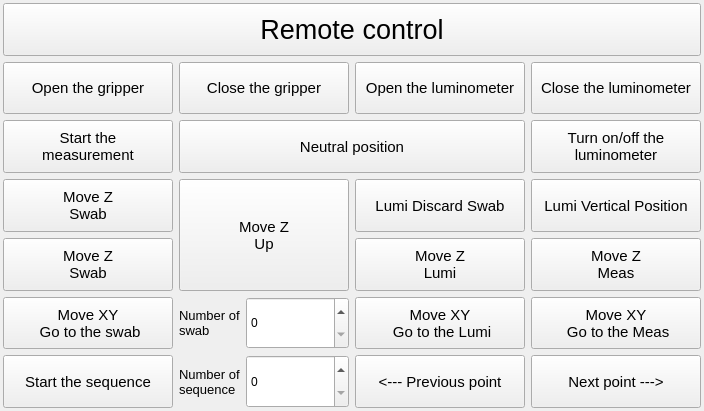
     <widget class="QWidget" name="gridLayoutWidget_6">
      <property name="geometry">
       <rect>
        <x>580</x>
        <y>220</y>
        <width>704</width>
        <height>411</height>
       </rect>
      </property>
      <layout class="QGridLayout" name="gridLayout_6">
       <property name="leftMargin">
        <number>3</number>
       </property>
       <property name="topMargin">
        <number>3</number>
       </property>
       <property name="rightMargin">
        <number>3</number>
       </property>
       <property name="bottomMargin">
        <number>3</number>
       </property>
       <item row="2" column="1" colspan="2">
        <widget class="QPushButton" name="LabNeutralPositionButton">
         <property name="sizePolicy">
          <sizepolicy hsizetype="Minimum" vsizetype="Minimum">
           <horstretch>0</horstretch>
           <verstretch>0</verstretch>
          </sizepolicy>
         </property>
         <property name="font">
          <font>
           <pointsize>11</pointsize>
           <weight>50</weight>
           <bold>false</bold>
           <kerning>true</kerning>
          </font>
         </property>
         <property name="text">
          <string>Neutral position</string>
         </property>
         <property name="autoDefault">
          <bool>false</bool>
         </property>
         <property name="default">
          <bool>false</bool>
         </property>
         <property name="flat">
          <bool>false</bool>
         </property>
        </widget>
       </item>
       <item row="1" column="3">
        <widget class="QPushButton" name="LabLuminometrCloseButton">
         <property name="sizePolicy">
          <sizepolicy hsizetype="Minimum" vsizetype="Minimum">
           <horstretch>0</horstretch>
           <verstretch>0</verstretch>
          </sizepolicy>
         </property>
         <property name="font">
          <font>
           <pointsize>11</pointsize>
           <weight>50</weight>
           <bold>false</bold>
           <kerning>true</kerning>
          </font>
         </property>
         <property name="text">
          <string>Close the luminometer</string>
         </property>
         <property name="autoDefault">
          <bool>false</bool>
         </property>
         <property name="default">
          <bool>false</bool>
         </property>
         <property name="flat">
          <bool>false</bool>
         </property>
        </widget>
       </item>
       <item row="7" column="2">
        <widget class="QPushButton" name="LabSequencePreviousButton">
         <property name="sizePolicy">
          <sizepolicy hsizetype="Minimum" vsizetype="Minimum">
           <horstretch>0</horstretch>
           <verstretch>0</verstretch>
          </sizepolicy>
         </property>
         <property name="font">
          <font>
           <pointsize>11</pointsize>
           <weight>50</weight>
           <bold>false</bold>
           <kerning>true</kerning>
          </font>
         </property>
         <property name="text">
          <string>&lt;--- Previous point</string>
         </property>
         <property name="autoDefault">
          <bool>false</bool>
         </property>
         <property name="default">
          <bool>false</bool>
         </property>
         <property name="flat">
          <bool>false</bool>
         </property>
        </widget>
       </item>
       <item row="1" column="1">
        <widget class="QPushButton" name="LabGripperCloseButton_2">
         <property name="sizePolicy">
          <sizepolicy hsizetype="Minimum" vsizetype="Minimum">
           <horstretch>0</horstretch>
           <verstretch>0</verstretch>
          </sizepolicy>
         </property>
         <property name="font">
          <font>
           <pointsize>11</pointsize>
           <weight>50</weight>
           <bold>false</bold>
           <kerning>true</kerning>
          </font>
         </property>
         <property name="text">
          <string>Close the gripper</string>
         </property>
         <property name="autoDefault">
          <bool>false</bool>
         </property>
         <property name="default">
          <bool>false</bool>
         </property>
         <property name="flat">
          <bool>false</bool>
         </property>
        </widget>
       </item>
       <item row="7" column="3">
        <widget class="QPushButton" name="LabSequenceNextButton">
         <property name="sizePolicy">
          <sizepolicy hsizetype="Minimum" vsizetype="Minimum">
           <horstretch>0</horstretch>
           <verstretch>0</verstretch>
          </sizepolicy>
         </property>
         <property name="font">
          <font>
           <pointsize>11</pointsize>
           <weight>50</weight>
           <bold>false</bold>
           <kerning>true</kerning>
          </font>
         </property>
         <property name="text">
          <string>Next point ---&gt;</string>
         </property>
         <property name="autoDefault">
          <bool>false</bool>
         </property>
         <property name="default">
          <bool>false</bool>
         </property>
         <property name="flat">
          <bool>false</bool>
         </property>
        </widget>
       </item>
       <item row="2" column="3">
        <widget class="QPushButton" name="LabTurnOnOffLuminometerButton">
         <property name="sizePolicy">
          <sizepolicy hsizetype="Minimum" vsizetype="Minimum">
           <horstretch>0</horstretch>
           <verstretch>0</verstretch>
          </sizepolicy>
         </property>
         <property name="font">
          <font>
           <pointsize>11</pointsize>
           <weight>50</weight>
           <bold>false</bold>
           <kerning>true</kerning>
          </font>
         </property>
         <property name="text">
          <string>Turn on/off the
luminometer</string>
         </property>
         <property name="autoDefault">
          <bool>false</bool>
         </property>
         <property name="default">
          <bool>false</bool>
         </property>
         <property name="flat">
          <bool>false</bool>
         </property>
        </widget>
       </item>
       <item row="7" column="0">
        <widget class="QPushButton" name="LabStartSequenceButton">
         <property name="sizePolicy">
          <sizepolicy hsizetype="Minimum" vsizetype="Minimum">
           <horstretch>0</horstretch>
           <verstretch>0</verstretch>
          </sizepolicy>
         </property>
         <property name="font">
          <font>
           <pointsize>11</pointsize>
           <weight>50</weight>
           <bold>false</bold>
           <kerning>true</kerning>
          </font>
         </property>
         <property name="text">
          <string>Start the sequence</string>
         </property>
         <property name="autoDefault">
          <bool>false</bool>
         </property>
         <property name="default">
          <bool>false</bool>
         </property>
         <property name="flat">
          <bool>false</bool>
         </property>
        </widget>
       </item>
       <item row="1" column="0">
        <widget class="QPushButton" name="LabGripperOpenButton">
         <property name="sizePolicy">
          <sizepolicy hsizetype="Minimum" vsizetype="Minimum">
           <horstretch>0</horstretch>
           <verstretch>0</verstretch>
          </sizepolicy>
         </property>
         <property name="font">
          <font>
           <pointsize>11</pointsize>
           <weight>50</weight>
           <bold>false</bold>
           <kerning>true</kerning>
          </font>
         </property>
         <property name="text">
          <string>Open the gripper</string>
         </property>
         <property name="autoDefault">
          <bool>false</bool>
         </property>
         <property name="default">
          <bool>false</bool>
         </property>
         <property name="flat">
          <bool>false</bool>
         </property>
        </widget>
       </item>
       <item row="7" column="1">
        <layout class="QGridLayout" name="gridLayout_7">
         <item row="0" column="0">
          <widget class="QLabel" name="label_7">
           <property name="sizePolicy">
            <sizepolicy hsizetype="Fixed" vsizetype="Minimum">
             <horstretch>0</horstretch>
             <verstretch>0</verstretch>
            </sizepolicy>
           </property>
           <property name="font">
            <font>
             <pointsize>10</pointsize>
             <weight>50</weight>
             <bold>false</bold>
             <kerning>true</kerning>
            </font>
           </property>
           <property name="text">
            <string>Number of
sequence</string>
           </property>
          </widget>
         </item>
         <item row="0" column="1">
          <widget class="QSpinBox" name="LabNumberOfSequenceSpinBox">
           <property name="enabled">
            <bool>true</bool>
           </property>
           <property name="sizePolicy">
            <sizepolicy hsizetype="Minimum" vsizetype="Minimum">
             <horstretch>0</horstretch>
             <verstretch>0</verstretch>
            </sizepolicy>
           </property>
           <property name="minimum">
            <number>0</number>
           </property>
           <property name="maximum">
            <number>7</number>
           </property>
           <property name="singleStep">
            <number>1</number>
           </property>
           <property name="value">
            <number>0</number>
           </property>
          </widget>
         </item>
        </layout>
       </item>
       <item row="1" column="2">
        <widget class="QPushButton" name="LabLuminometrOpenButton">
         <property name="sizePolicy">
          <sizepolicy hsizetype="Minimum" vsizetype="Minimum">
           <horstretch>0</horstretch>
           <verstretch>0</verstretch>
          </sizepolicy>
         </property>
         <property name="font">
          <font>
           <pointsize>11</pointsize>
           <weight>50</weight>
           <bold>false</bold>
           <kerning>true</kerning>
          </font>
         </property>
         <property name="text">
          <string>Open the luminometer</string>
         </property>
         <property name="autoDefault">
          <bool>false</bool>
         </property>
         <property name="default">
          <bool>false</bool>
         </property>
         <property name="flat">
          <bool>false</bool>
         </property>
        </widget>
       </item>
       <item row="5" column="0">
        <widget class="QPushButton" name="LabGoToSwabXYButton">
         <property name="sizePolicy">
          <sizepolicy hsizetype="Minimum" vsizetype="Minimum">
           <horstretch>0</horstretch>
           <verstretch>0</verstretch>
          </sizepolicy>
         </property>
         <property name="font">
          <font>
           <pointsize>11</pointsize>
           <weight>50</weight>
           <bold>false</bold>
           <kerning>true</kerning>
          </font>
         </property>
         <property name="text">
          <string>Move XY
 Go to the swab</string>
         </property>
         <property name="autoDefault">
          <bool>false</bool>
         </property>
         <property name="default">
          <bool>false</bool>
         </property>
         <property name="flat">
          <bool>false</bool>
         </property>
        </widget>
       </item>
       <item row="2" column="0">
        <widget class="QPushButton" name="LabStartMeasurementButton">
         <property name="sizePolicy">
          <sizepolicy hsizetype="Minimum" vsizetype="Minimum">
           <horstretch>0</horstretch>
           <verstretch>0</verstretch>
          </sizepolicy>
         </property>
         <property name="font">
          <font>
           <pointsize>11</pointsize>
           <weight>50</weight>
           <bold>false</bold>
           <kerning>true</kerning>
          </font>
         </property>
         <property name="text">
          <string>Start the
measurement</string>
         </property>
         <property name="autoDefault">
          <bool>false</bool>
         </property>
         <property name="default">
          <bool>false</bool>
         </property>
         <property name="flat">
          <bool>false</bool>
         </property>
        </widget>
       </item>
       <item row="5" column="1">
        <layout class="QGridLayout" name="gridLayout_10">
         <item row="0" column="0">
          <widget class="QLabel" name="label_6">
           <property name="sizePolicy">
            <sizepolicy hsizetype="Fixed" vsizetype="Minimum">
             <horstretch>0</horstretch>
             <verstretch>0</verstretch>
            </sizepolicy>
           </property>
           <property name="font">
            <font>
             <pointsize>10</pointsize>
             <weight>50</weight>
             <bold>false</bold>
             <kerning>true</kerning>
            </font>
           </property>
           <property name="text">
            <string>Number of
swab</string>
           </property>
          </widget>
         </item>
         <item row="0" column="1">
          <widget class="QSpinBox" name="LabNumberOfSwabSpinBox">
           <property name="enabled">
            <bool>true</bool>
           </property>
           <property name="sizePolicy">
            <sizepolicy hsizetype="Minimum" vsizetype="Minimum">
             <horstretch>0</horstretch>
             <verstretch>0</verstretch>
            </sizepolicy>
           </property>
           <property name="minimum">
            <number>0</number>
           </property>
           <property name="maximum">
            <number>9</number>
           </property>
           <property name="singleStep">
            <number>1</number>
           </property>
           <property name="value">
            <number>0</number>
           </property>
          </widget>
         </item>
        </layout>
       </item>
       <item row="4" column="2">
        <widget class="QPushButton" name="LabMoveZLumiButton">
         <property name="sizePolicy">
          <sizepolicy hsizetype="Minimum" vsizetype="Minimum">
           <horstretch>0</horstretch>
           <verstretch>0</verstretch>
          </sizepolicy>
         </property>
         <property name="font">
          <font>
           <pointsize>11</pointsize>
           <weight>50</weight>
           <bold>false</bold>
           <kerning>true</kerning>
          </font>
         </property>
         <property name="text">
          <string>Move Z
Lumi</string>
         </property>
         <property name="autoDefault">
          <bool>false</bool>
         </property>
         <property name="default">
          <bool>false</bool>
         </property>
         <property name="flat">
          <bool>false</bool>
         </property>
        </widget>
       </item>
       <item row="5" column="2">
        <widget class="QPushButton" name="LabMoveXYLumiButton">
         <property name="sizePolicy">
          <sizepolicy hsizetype="Minimum" vsizetype="Minimum">
           <horstretch>0</horstretch>
           <verstretch>0</verstretch>
          </sizepolicy>
         </property>
         <property name="font">
          <font>
           <pointsize>11</pointsize>
           <weight>50</weight>
           <bold>false</bold>
           <kerning>true</kerning>
          </font>
         </property>
         <property name="text">
          <string>Move XY
 Go to the Lumi</string>
         </property>
         <property name="autoDefault">
          <bool>false</bool>
         </property>
         <property name="default">
          <bool>false</bool>
         </property>
         <property name="flat">
          <bool>false</bool>
         </property>
        </widget>
       </item>
       <item row="4" column="3">
        <widget class="QPushButton" name="LabMoveZMeasButton">
         <property name="sizePolicy">
          <sizepolicy hsizetype="Minimum" vsizetype="Minimum">
           <horstretch>0</horstretch>
           <verstretch>0</verstretch>
          </sizepolicy>
         </property>
         <property name="font">
          <font>
           <pointsize>11</pointsize>
           <weight>50</weight>
           <bold>false</bold>
           <kerning>true</kerning>
          </font>
         </property>
         <property name="text">
          <string>Move Z
Meas</string>
         </property>
         <property name="autoDefault">
          <bool>false</bool>
         </property>
         <property name="default">
          <bool>false</bool>
         </property>
         <property name="flat">
          <bool>false</bool>
         </property>
        </widget>
       </item>
       <item row="5" column="3">
        <widget class="QPushButton" name="LabMoveXYMeasButton">
         <property name="sizePolicy">
          <sizepolicy hsizetype="Minimum" vsizetype="Minimum">
           <horstretch>0</horstretch>
           <verstretch>0</verstretch>
          </sizepolicy>
         </property>
         <property name="font">
          <font>
           <pointsize>11</pointsize>
           <weight>50</weight>
           <bold>false</bold>
           <kerning>true</kerning>
          </font>
         </property>
         <property name="text">
          <string>Move XY
 Go to the Meas</string>
         </property>
         <property name="autoDefault">
          <bool>false</bool>
         </property>
         <property name="default">
          <bool>false</bool>
         </property>
         <property name="flat">
          <bool>false</bool>
         </property>
        </widget>
       </item>
       <item row="0" column="0" colspan="4">
        <widget class="QPushButton" name="LabRemoteControlButton">
         <property name="sizePolicy">
          <sizepolicy hsizetype="Minimum" vsizetype="Minimum">
           <horstretch>0</horstretch>
           <verstretch>0</verstretch>
          </sizepolicy>
         </property>
         <property name="font">
          <font>
           <pointsize>20</pointsize>
           <weight>50</weight>
           <bold>false</bold>
           <kerning>true</kerning>
          </font>
         </property>
         <property name="text">
          <string>Remote control</string>
         </property>
         <property name="autoDefault">
          <bool>false</bool>
         </property>
         <property name="default">
          <bool>false</bool>
         </property>
         <property name="flat">
          <bool>false</bool>
         </property>
        </widget>
       </item>
       <item row="3" column="3">
        <widget class="QPushButton" name="LabLumiVerticalPosButton">
         <property name="sizePolicy">
          <sizepolicy hsizetype="Minimum" vsizetype="Minimum">
           <horstretch>0</horstretch>
           <verstretch>0</verstretch>
          </sizepolicy>
         </property>
         <property name="font">
          <font>
           <pointsize>11</pointsize>
           <weight>50</weight>
           <bold>false</bold>
           <kerning>true</kerning>
          </font>
         </property>
         <property name="text">
          <string>Lumi Vertical Position</string>
         </property>
         <property name="autoDefault">
          <bool>false</bool>
         </property>
         <property name="default">
          <bool>false</bool>
         </property>
         <property name="flat">
          <bool>false</bool>
         </property>
        </widget>
       </item>
       <item row="3" column="2">
        <widget class="QPushButton" name="LabLumiDiscardSwabButton">
         <property name="sizePolicy">
          <sizepolicy hsizetype="Minimum" vsizetype="Minimum">
           <horstretch>0</horstretch>
           <verstretch>0</verstretch>
          </sizepolicy>
         </property>
         <property name="font">
          <font>
           <pointsize>11</pointsize>
           <weight>50</weight>
           <bold>false</bold>
           <kerning>true</kerning>
          </font>
         </property>
         <property name="text">
          <string>Lumi Discard Swab</string>
         </property>
         <property name="autoDefault">
          <bool>false</bool>
         </property>
         <property name="default">
          <bool>false</bool>
         </property>
         <property name="flat">
          <bool>false</bool>
         </property>
        </widget>
       </item>
       <item row="4" column="0">
        <widget class="QPushButton" name="LabMoveZSwab2Button">
         <property name="sizePolicy">
          <sizepolicy hsizetype="Minimum" vsizetype="Minimum">
           <horstretch>0</horstretch>
           <verstretch>0</verstretch>
          </sizepolicy>
         </property>
         <property name="font">
          <font>
           <pointsize>11</pointsize>
           <weight>50</weight>
           <bold>false</bold>
           <kerning>true</kerning>
          </font>
         </property>
         <property name="text">
          <string>Move Z
Swab</string>
         </property>
         <property name="autoDefault">
          <bool>false</bool>
         </property>
         <property name="default">
          <bool>false</bool>
         </property>
         <property name="flat">
          <bool>false</bool>
         </property>
        </widget>
       </item>
       <item row="3" column="0">
        <widget class="QPushButton" name="LabMoveZSwabButton">
         <property name="sizePolicy">
          <sizepolicy hsizetype="Minimum" vsizetype="Minimum">
           <horstretch>0</horstretch>
           <verstretch>0</verstretch>
          </sizepolicy>
         </property>
         <property name="font">
          <font>
           <pointsize>11</pointsize>
           <weight>50</weight>
           <bold>false</bold>
           <kerning>true</kerning>
          </font>
         </property>
         <property name="text">
          <string>Move Z
Swab</string>
         </property>
         <property name="autoDefault">
          <bool>false</bool>
         </property>
         <property name="default">
          <bool>false</bool>
         </property>
         <property name="flat">
          <bool>false</bool>
         </property>
        </widget>
       </item>
       <item row="3" column="1" rowspan="2">
        <widget class="QPushButton" name="LabMoveZUpButton">
         <property name="sizePolicy">
          <sizepolicy hsizetype="Minimum" vsizetype="Minimum">
           <horstretch>0</horstretch>
           <verstretch>0</verstretch>
          </sizepolicy>
         </property>
         <property name="font">
          <font>
           <pointsize>11</pointsize>
           <weight>50</weight>
           <bold>false</bold>
           <kerning>true</kerning>
          </font>
         </property>
         <property name="text">
          <string>Move Z
Up</string>
         </property>
         <property name="autoDefault">
          <bool>false</bool>
         </property>
         <property name="default">
          <bool>false</bool>
         </property>
         <property name="flat">
          <bool>false</bool>
         </property>
        </widget>
       </item>
      </layout>
     </widget>
